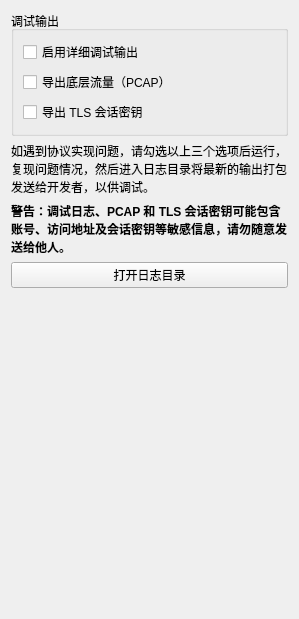
     <widget class="QWidget" name="debugTab">
      <attribute name="title">
       <string>调试</string>
      </attribute>
      <layout class="QVBoxLayout" name="debugTabLayout">
       <item>
        <widget class="QGroupBox" name="debugOptionsGroupBox">
         <property name="title">
          <string>调试输出</string>
         </property>
         <layout class="QVBoxLayout" name="debugOptionsLayout">
          <item>
           <widget class="QCheckBox" name="detailedDebugCheckBox">
            <property name="text">
             <string>启用详细调试输出</string>
            </property>
           </widget>
          </item>
          <item>
           <widget class="QCheckBox" name="debugPcapCheckBox">
            <property name="toolTip">
             <string>将 VPN 底层 TCP 收发数据保存为 PCAP 文件</string>
            </property>
            <property name="text">
             <string>导出底层流量（PCAP）</string>
            </property>
           </widget>
          </item>
          <item>
           <widget class="QCheckBox" name="debugTlsLogCheckBox">
            <property name="toolTip">
             <string>导出 NSS key log，可配合 PCAP 在 Wireshark 中解密 TLS 流量</string>
            </property>
            <property name="text">
             <string>导出 TLS 会话密钥</string>
            </property>
           </widget>
          </item>
         </layout>
        </widget>
       </item>
       <item>
        <widget class="QLabel" name="debugTipLabel">
         <property name="text">
          <string>如遇到协议实现问题，请勾选以上三个选项后运行，复现问题情况，然后进入日志目录将最新的输出打包发送给开发者，以供调试。</string>
         </property>
         <property name="wordWrap">
          <bool>true</bool>
         </property>
        </widget>
       </item>
       <item>
        <widget class="QLabel" name="debugSecurityWarningLabel">
         <property name="font">
          <font>
           <bold>true</bold>
          </font>
         </property>
         <property name="text">
          <string>警告：调试日志、PCAP 和 TLS 会话密钥可能包含账号、访问地址及会话密钥等敏感信息，请勿随意发送给他人。</string>
         </property>
         <property name="wordWrap">
          <bool>true</bool>
         </property>
        </widget>
       </item>
       <item>
        <widget class="QPushButton" name="openLogDirectoryPushButton">
         <property name="text">
          <string>打开日志目录</string>
         </property>
        </widget>
       </item>
       <item>
        <spacer name="debugTabVerticalSpacer">
         <property name="orientation">
          <enum>Qt::Orientation::Vertical</enum>
         </property>
         <property name="sizeHint" stdset="0">
          <size>
           <width>20</width>
           <height>320</height>
          </size>
         </property>
        </spacer>
       </item>
      </layout>
     </widget>
